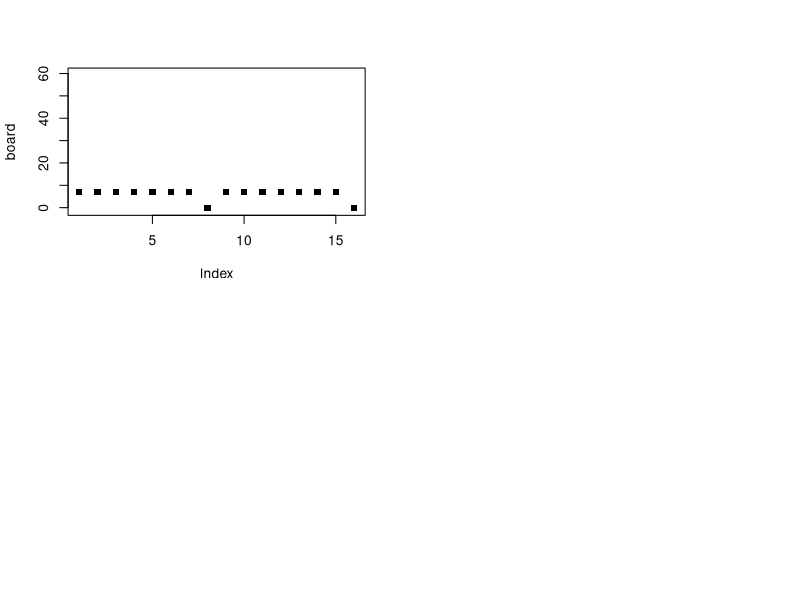

This chart was generated by the following R code: (Note: this script raises an error after producing the figure.)
board  = c( 7, 7, 7, 7, 7, 7, 7, 0,
	     	7, 7, 7, 7, 7, 7, 7, 0)			# Initialize board.
par(mfrow=c(2,2))
plot(board, ylim = c(-1, 60), pch = 15)

dropsp = rep(F, 16)
dropsr = rep(F, 16)

if (T) {
	pepe = T
	pilar = F
	housep = sample(1:7, 1)
	shellsp = board[housep]
	board[housep] = 0
	shellsr = 0
} else {
	pepe = F
	pilar = T
	houser = sample(9:15, 1)
	shellsr = board[houser]
	board[houser] = 0
	shellsr = 0
}
print(paste(pepe, housep, shellsp, pilar, houser, shellsr))
print(board)
while (pepe | pilar) {


if (pilar) {
while (shellsr > 0) {
while ((houser + 1) <= 16 & shellsr > 0) {
	if ((houser + 1) == 8) houser = houser + 1 else houser = houser
	dropsr[(houser+1)] = T						
	houser = houser + 1
	shellsr = shellsr - 1
	}	
stopr = houser
board = board + dropsr
dropsr = rep(F, 16)
houser = 0
}
lines(board, col = 'orange')
#print(board)
if (stopr == 16) {
	if (sum(board[9:15]) > 0) {
		pepe = F
		pilar = T
		if (length(which(board[9:15] > 0)) == 1) {houser = (which(board[9:15] > 0)) + 8} else { 
			houser = sample(c(which(board[9:15] > 0)), 1) + 8 }
		shellsr = board[houser]
		dropsr = rep(F, 16)
		board[houser] = 0
	} else {
		if (sum(board[1:7]) > 0) {
			pilar = F
			pepe = T
			if (length(which(board[1:7] >0)) == 1) housep = (which(board[1:7] > 0)) else housep = sample((which(board[1:7] > 0)), 1)
			shellsp = board[housep]
			dropsp = rep(F, 16)
			board[housep] = 0
		} else {
			pilar = F
			pepe = F
		}
	}
} else {
	if (board[stopr] > 1) {
		pepe = F
		pilar = T
		houser = stopr
		shellsr = board[stopr]
		dropsr = rep(F, 16)
		board[stopr] = 0
	} else {
		if (stopr < 8) {
			pilar = F
			pepe = T
			if (length(which(board[1:7] >0)) == 1) housep = (which(board[1:7] > 0)) else housep = sample((which(board[1:7] > 0)), 1)
			shellsp = board[housep]
			dropsp = rep(F, 16)
			board[housep] = 0
		} else {
			if ((sum(board[1:7]) - board[stopr - (stopr-8)*2]) > 0) {
				if (board[stopr - (stopr-8)*2] == 0) {
					pilar = F
					pepe = T
					if (length(which(board[1:7] >0)) == 1) housep = (which(board[1:7] > 0)) else housep = sample((which(board[1:7] > 0)), 1)
					shellsp = board[housep]
					dropsp = rep(F, 16)
					board[housep] = 0
				} else {
					pilar = F
					board[16] = board[16] + board[stopr - (stopr-8)*2] + 1
					board[stopr - (stopr-8)*2] = 0
					board[stopr] = 0
					pepe = T
					if (length(which(board[1:7] >0)) == 1) housep = (which(board[1:7] > 0)) else housep = sample((which(board[1:7] > 0)), 1)
					shellsp = board[housep]
						dropsp = rep(F, 16)
					board[housep] = 0
				}
			} else {
				pepe = F
				pilar = T
				houser = stopr
				shellsr = board[houser] 
				dropsr = rep(F, 16)
				board[houser] = 0
			}
		}
	}
}
} else {

# pepe's turn. also works.
while (shellsp > 0) {						
while ((housep+1) < 16 & shellsp > 0) {		
	dropsp[(housep+1)] = T						
	housep = housep + 1
	shellsp = shellsp - 1
	}
stopp = housep
board = board + dropsp
dropsp = rep(F, 16)
housep = 0
}
lines(board, col = 'blue')
#print(board)
if (stopp == 8) {
	if (sum(board[1:7]) > 0) {
		pilar = F
		pepe = T
		if (length(which(board[1:7] >0)) == 1) housep = (which(board[1:7] > 0)) else housep = sample((which(board[1:7] > 0)), 1)
		shellsp = board[housep]
		dropsp = rep(F, 16)
		board[housep] = 0
	} else {
		if (sum(board[9:15]) > 0) {
			pepe = F
			pilar = T
			if (length(which(board[9:15] > 0)) == 1) {houser = (which(board[9:15] > 0)) + 8} else { 
			houser = sample(c(which(board[9:15] > 0)), 1) + 8 }
			shellsr = board[houser]
			dropsr = rep(F, 16)
			board[houser] = 0
		} else {
			pilar = F
			pepe = F
		}
	}
} else {
	if (board[stopp] > 1) {
		pilar = F
		pepe = T
		housep = stopp
		shellsp = board[stopp]
		dropsp = rep(F, 16)
		board[stopp] = 0
	} else {
		if (stopp > 8) {
			pepe = F
			pilar = T
			if (length(which(board[9:15] > 0)) == 1) {houser = (which(board[9:15] > 0)) + 8} else { 
			houser = sample(c(which(board[9:15] > 0)), 1) + 8 }
			shellsr = board[houser]
			dropsr = rep(F, 16)
			board[houser] = 0
		} else {
			if ((sum(board[9:15])- board[(8-stopp)*2 + stopp]) > 0) { 
				if (board[(8-stopp)*2 + stopp] == 0) {
					pepe = F
					pilar = T
					if (length(which(board[9:15] > 0)) == 1) {houser = (which(board[9:15] > 0)) + 8} else 					{			houser = sample(c(which(board[9:15] > 0)), 1) + 8 }
					shellsr = board[houser]
					dropsr = rep(F, 16)
					board[houser] = 0
				} else {
					pepe = F
					board[8] = board[8] + board[(8-stopp)*2 + stopp] + 1
					board[(8-stopp)*2 + stopp] = 0
					board[stopp] = 0 
					pilar = T
					if (length(which(board[9:15] > 0)) == 1) {houser = (which(board[9:15] > 0)) + 8} else 					{ houser = sample(c(which(board[9:15] > 0)), 1) + 8 }
					shellsr = board[houser]
					dropsr = rep(F, 16)
					board[houser] = 0
				}
			} else {
				pilar = F
				pepe = T
				housep = stopp
				shellsp = board[housep]
				dropsp = rep(F, 16)
				board[housep] = 0
			}
		}
	}
}
}
print(board)
}